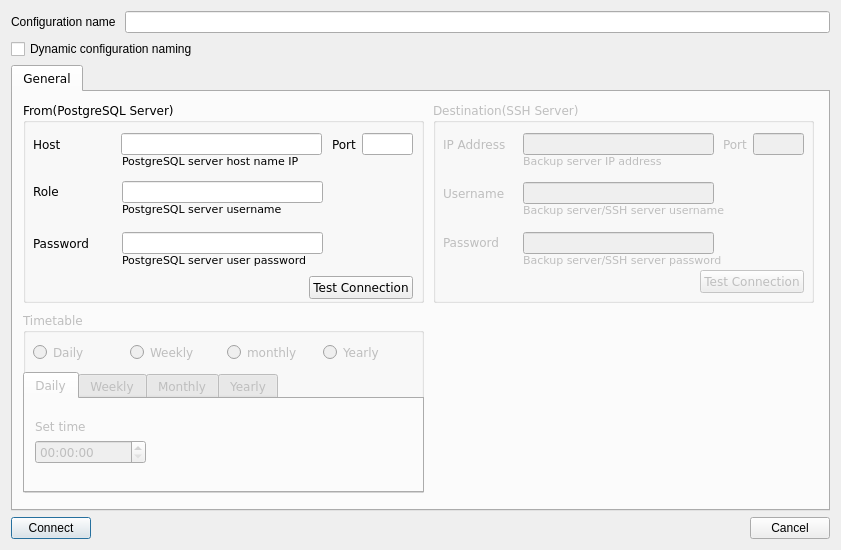
<?xml version="1.0" encoding="UTF-8"?>
<ui version="4.0">
 <class>postgresqlSettings</class>
 <widget class="QDialog" name="postgresqlSettings">
  <property name="geometry">
   <rect>
    <x>0</x>
    <y>0</y>
    <width>841</width>
    <height>550</height>
   </rect>
  </property>
  <property name="windowTitle">
   <string>PostgreSQL Server Connection Settings</string>
  </property>
  <property name="modal">
   <bool>true</bool>
  </property>
  <layout class="QVBoxLayout" name="verticalLayout">
   <item>
    <layout class="QHBoxLayout" name="horizontalLayout">
     <item>
      <widget class="QLabel" name="label">
       <property name="text">
        <string>Configuration name </string>
       </property>
      </widget>
     </item>
     <item>
      <widget class="QLineEdit" name="postgre_configuration_name"/>
     </item>
    </layout>
   </item>
   <item>
    <widget class="QCheckBox" name="postgre_dynamic_configNaming">
     <property name="text">
      <string>Dynamic configuration naming</string>
     </property>
    </widget>
   </item>
   <item>
    <widget class="QTabWidget" name="tabWidget">
     <property name="font">
      <font>
       <family>DejaVu Sans</family>
      </font>
     </property>
     <property name="autoFillBackground">
      <bool>true</bool>
     </property>
     <property name="currentIndex">
      <number>0</number>
     </property>
     <widget class="QWidget" name="tab">
      <attribute name="title">
       <string>General</string>
      </attribute>
      <widget class="QGroupBox" name="groupBox">
       <property name="geometry">
        <rect>
         <x>10</x>
         <y>10</y>
         <width>401</width>
         <height>201</height>
        </rect>
       </property>
       <property name="title">
        <string>From(PostgreSQL Server)</string>
       </property>
       <widget class="QLabel" name="label_8">
        <property name="geometry">
         <rect>
          <x>309</x>
          <y>34</y>
          <width>31</width>
          <height>16</height>
         </rect>
        </property>
        <property name="text">
         <string>Port</string>
        </property>
       </widget>
       <widget class="QWidget" name="layoutWidget">
        <property name="geometry">
         <rect>
          <x>10</x>
          <y>80</y>
          <width>81</width>
          <height>19</height>
         </rect>
        </property>
        <layout class="QHBoxLayout" name="horizontalLayout_2">
         <item>
          <widget class="QLabel" name="label_3">
           <property name="text">
            <string>Role</string>
           </property>
          </widget>
         </item>
         <item>
          <spacer name="horizontalSpacer_2">
           <property name="orientation">
            <enum>Qt::Horizontal</enum>
           </property>
           <property name="sizeHint" stdset="0">
            <size>
             <width>35</width>
             <height>17</height>
            </size>
           </property>
          </spacer>
         </item>
        </layout>
       </widget>
       <widget class="QLabel" name="label_5">
        <property name="geometry">
         <rect>
          <x>99</x>
          <y>49</y>
          <width>201</width>
          <height>20</height>
         </rect>
        </property>
        <property name="font">
         <font>
          <pointsize>8</pointsize>
         </font>
        </property>
        <property name="text">
         <string>PostgreSQL server host name IP</string>
        </property>
       </widget>
       <widget class="QLabel" name="label_6">
        <property name="geometry">
         <rect>
          <x>99</x>
          <y>97</y>
          <width>201</width>
          <height>20</height>
         </rect>
        </property>
        <property name="font">
         <font>
          <pointsize>8</pointsize>
         </font>
        </property>
        <property name="text">
         <string>PostgreSQL server username</string>
        </property>
       </widget>
       <widget class="QWidget" name="layoutWidget_2">
        <property name="geometry">
         <rect>
          <x>10</x>
          <y>31</y>
          <width>61</width>
          <height>22</height>
         </rect>
        </property>
        <layout class="QHBoxLayout" name="horizontalLayout_3">
         <item>
          <widget class="QLabel" name="label_2">
           <property name="text">
            <string>Host</string>
           </property>
          </widget>
         </item>
         <item>
          <spacer name="horizontalSpacer">
           <property name="orientation">
            <enum>Qt::Horizontal</enum>
           </property>
           <property name="sizeHint" stdset="0">
            <size>
             <width>68</width>
             <height>20</height>
            </size>
           </property>
          </spacer>
         </item>
        </layout>
       </widget>
       <widget class="QWidget" name="layoutWidget_3">
        <property name="geometry">
         <rect>
          <x>10</x>
          <y>130</y>
          <width>81</width>
          <height>22</height>
         </rect>
        </property>
        <layout class="QHBoxLayout" name="horizontalLayout_4">
         <item>
          <widget class="QLabel" name="label_4">
           <property name="text">
            <string>Password</string>
           </property>
          </widget>
         </item>
         <item>
          <spacer name="horizontalSpacer_3">
           <property name="orientation">
            <enum>Qt::Horizontal</enum>
           </property>
           <property name="sizeHint" stdset="0">
            <size>
             <width>40</width>
             <height>20</height>
            </size>
           </property>
          </spacer>
         </item>
        </layout>
       </widget>
       <widget class="QLineEdit" name="postgre_host">
        <property name="geometry">
         <rect>
          <x>98</x>
          <y>31</y>
          <width>201</width>
          <height>22</height>
         </rect>
        </property>
       </widget>
       <widget class="QLineEdit" name="postgre_port">
        <property name="geometry">
         <rect>
          <x>339</x>
          <y>31</y>
          <width>51</width>
          <height>22</height>
         </rect>
        </property>
       </widget>
       <widget class="QLineEdit" name="postgre_username">
        <property name="geometry">
         <rect>
          <x>99</x>
          <y>79</y>
          <width>201</width>
          <height>22</height>
         </rect>
        </property>
       </widget>
       <widget class="QLabel" name="label_7">
        <property name="geometry">
         <rect>
          <x>99</x>
          <y>150</y>
          <width>211</width>
          <height>16</height>
         </rect>
        </property>
        <property name="font">
         <font>
          <pointsize>8</pointsize>
         </font>
        </property>
        <property name="text">
         <string>PostgreSQL server user password</string>
        </property>
       </widget>
       <widget class="QLineEdit" name="postgre_password">
        <property name="geometry">
         <rect>
          <x>99</x>
          <y>130</y>
          <width>201</width>
          <height>22</height>
         </rect>
        </property>
       </widget>
       <widget class="QWidget" name="layoutWidget_4">
        <property name="geometry">
         <rect>
          <x>9</x>
          <y>169</y>
          <width>381</width>
          <height>33</height>
         </rect>
        </property>
        <layout class="QHBoxLayout" name="horizontalLayout_5">
         <item>
          <spacer name="horizontalSpacer_4">
           <property name="orientation">
            <enum>Qt::Horizontal</enum>
           </property>
           <property name="sizeHint" stdset="0">
            <size>
             <width>198</width>
             <height>20</height>
            </size>
           </property>
          </spacer>
         </item>
         <item>
          <widget class="QPushButton" name="postgre_test_connection_btn">
           <property name="text">
            <string>Test Connection</string>
           </property>
          </widget>
         </item>
        </layout>
       </widget>
      </widget>
      <widget class="QGroupBox" name="postgre_destination_settings">
       <property name="enabled">
        <bool>false</bool>
       </property>
       <property name="geometry">
        <rect>
         <x>420</x>
         <y>10</y>
         <width>381</width>
         <height>201</height>
        </rect>
       </property>
       <property name="title">
        <string>Destination(SSH Server)</string>
       </property>
       <widget class="QLabel" name="label_10">
        <property name="geometry">
         <rect>
          <x>290</x>
          <y>34</y>
          <width>31</width>
          <height>16</height>
         </rect>
        </property>
        <property name="text">
         <string>Port</string>
        </property>
       </widget>
       <widget class="QLineEdit" name="postgre_backup_ip">
        <property name="geometry">
         <rect>
          <x>90</x>
          <y>31</y>
          <width>191</width>
          <height>22</height>
         </rect>
        </property>
       </widget>
       <widget class="QWidget" name="layoutWidget_6">
        <property name="geometry">
         <rect>
          <x>10</x>
          <y>31</y>
          <width>81</width>
          <height>22</height>
         </rect>
        </property>
        <layout class="QHBoxLayout" name="horizontalLayout_8">
         <item>
          <widget class="QLabel" name="label_13">
           <property name="text">
            <string>IP Address</string>
           </property>
          </widget>
         </item>
         <item>
          <spacer name="horizontalSpacer_7">
           <property name="orientation">
            <enum>Qt::Horizontal</enum>
           </property>
           <property name="sizeHint" stdset="0">
            <size>
             <width>68</width>
             <height>20</height>
            </size>
           </property>
          </spacer>
         </item>
        </layout>
       </widget>
       <widget class="QLineEdit" name="mysql_port_2">
        <property name="geometry">
         <rect>
          <x>320</x>
          <y>31</y>
          <width>51</width>
          <height>22</height>
         </rect>
        </property>
       </widget>
       <widget class="QLabel" name="label_14">
        <property name="geometry">
         <rect>
          <x>90</x>
          <y>49</y>
          <width>180</width>
          <height>20</height>
         </rect>
        </property>
        <property name="font">
         <font>
          <pointsize>8</pointsize>
         </font>
        </property>
        <property name="text">
         <string>Backup server IP address</string>
        </property>
       </widget>
       <widget class="QWidget" name="layoutWidget_7">
        <property name="geometry">
         <rect>
          <x>10</x>
          <y>168</y>
          <width>361</width>
          <height>24</height>
         </rect>
        </property>
        <layout class="QHBoxLayout" name="horizontalLayout_9">
         <item>
          <spacer name="horizontalSpacer_8">
           <property name="orientation">
            <enum>Qt::Horizontal</enum>
           </property>
           <property name="sizeHint" stdset="0">
            <size>
             <width>198</width>
             <height>20</height>
            </size>
           </property>
          </spacer>
         </item>
         <item>
          <widget class="QPushButton" name="postgre_backup_test_btn">
           <property name="text">
            <string>Test Connection</string>
           </property>
          </widget>
         </item>
        </layout>
       </widget>
       <widget class="QLabel" name="label_9">
        <property name="geometry">
         <rect>
          <x>10</x>
          <y>83</y>
          <width>71</width>
          <height>16</height>
         </rect>
        </property>
        <property name="text">
         <string>Username</string>
        </property>
       </widget>
       <widget class="QLabel" name="label_11">
        <property name="geometry">
         <rect>
          <x>10</x>
          <y>132</y>
          <width>71</width>
          <height>16</height>
         </rect>
        </property>
        <property name="text">
         <string>Password</string>
        </property>
       </widget>
       <widget class="QLineEdit" name="postgre_backup_username">
        <property name="geometry">
         <rect>
          <x>90</x>
          <y>80</y>
          <width>191</width>
          <height>22</height>
         </rect>
        </property>
       </widget>
       <widget class="QLineEdit" name="postgre_backup_password">
        <property name="geometry">
         <rect>
          <x>90</x>
          <y>130</y>
          <width>191</width>
          <height>22</height>
         </rect>
        </property>
       </widget>
       <widget class="QLabel" name="label_12">
        <property name="geometry">
         <rect>
          <x>90</x>
          <y>100</y>
          <width>231</width>
          <height>16</height>
         </rect>
        </property>
        <property name="font">
         <font>
          <pointsize>8</pointsize>
         </font>
        </property>
        <property name="text">
         <string>Backup server/SSH server username</string>
        </property>
       </widget>
       <widget class="QLabel" name="label_15">
        <property name="geometry">
         <rect>
          <x>90</x>
          <y>150</y>
          <width>221</width>
          <height>16</height>
         </rect>
        </property>
        <property name="font">
         <font>
          <pointsize>8</pointsize>
         </font>
        </property>
        <property name="text">
         <string>Backup server/SSH server password</string>
        </property>
       </widget>
      </widget>
      <widget class="QGroupBox" name="postgre_timetable">
       <property name="enabled">
        <bool>false</bool>
       </property>
       <property name="geometry">
        <rect>
         <x>10</x>
         <y>220</y>
         <width>401</width>
         <height>181</height>
        </rect>
       </property>
       <property name="title">
        <string>Timetable</string>
       </property>
       <widget class="QTabWidget" name="postgre_timetable_tabwidget">
        <property name="enabled">
         <bool>false</bool>
        </property>
        <property name="geometry">
         <rect>
          <x>0</x>
          <y>60</y>
          <width>401</width>
          <height>121</height>
         </rect>
        </property>
        <property name="currentIndex">
         <number>0</number>
        </property>
        <widget class="QWidget" name="tab_6">
         <attribute name="title">
          <string>Daily</string>
         </attribute>
         <widget class="QWidget" name="layoutWidget_12">
          <property name="geometry">
           <rect>
            <x>10</x>
            <y>20</y>
            <width>111</width>
            <height>45</height>
           </rect>
          </property>
          <layout class="QVBoxLayout" name="verticalLayout_11">
           <item>
            <widget class="QLabel" name="label_21">
             <property name="text">
              <string>Set time</string>
             </property>
            </widget>
           </item>
           <item>
            <widget class="QTimeEdit" name="timeEdit_5"/>
           </item>
          </layout>
         </widget>
        </widget>
        <widget class="QWidget" name="tab_7">
         <attribute name="title">
          <string>Weekly</string>
         </attribute>
         <widget class="QWidget" name="layoutWidget_13">
          <property name="geometry">
           <rect>
            <x>10</x>
            <y>20</y>
            <width>291</width>
            <height>47</height>
           </rect>
          </property>
          <layout class="QHBoxLayout" name="horizontalLayout_13">
           <item>
            <layout class="QVBoxLayout" name="verticalLayout_12">
             <item>
              <widget class="QLabel" name="label_22">
               <property name="text">
                <string>Select day</string>
               </property>
              </widget>
             </item>
             <item>
              <widget class="QComboBox" name="comboBox_5">
               <item>
                <property name="text">
                 <string>Понедельник</string>
                </property>
               </item>
               <item>
                <property name="text">
                 <string>Вторник</string>
                </property>
               </item>
               <item>
                <property name="text">
                 <string>Среда</string>
                </property>
               </item>
               <item>
                <property name="text">
                 <string>Четверг</string>
                </property>
               </item>
               <item>
                <property name="text">
                 <string>Пятница</string>
                </property>
               </item>
               <item>
                <property name="text">
                 <string>Суббота</string>
                </property>
               </item>
               <item>
                <property name="text">
                 <string>Воскресенье</string>
                </property>
               </item>
               <item>
                <property name="text">
                 <string/>
                </property>
               </item>
              </widget>
             </item>
            </layout>
           </item>
           <item>
            <layout class="QVBoxLayout" name="verticalLayout_13">
             <item>
              <widget class="QLabel" name="label_23">
               <property name="text">
                <string>Set time</string>
               </property>
              </widget>
             </item>
             <item>
              <widget class="QTimeEdit" name="timeEdit_6"/>
             </item>
            </layout>
           </item>
          </layout>
         </widget>
        </widget>
        <widget class="QWidget" name="tab_8">
         <attribute name="title">
          <string>Monthly</string>
         </attribute>
         <widget class="QWidget" name="layoutWidget_14">
          <property name="geometry">
           <rect>
            <x>10</x>
            <y>20</y>
            <width>381</width>
            <height>47</height>
           </rect>
          </property>
          <layout class="QHBoxLayout" name="horizontalLayout_14">
           <item>
            <layout class="QVBoxLayout" name="verticalLayout_14">
             <item>
              <widget class="QLabel" name="label_24">
               <property name="text">
                <string>Select week</string>
               </property>
              </widget>
             </item>
             <item>
              <widget class="QComboBox" name="comboBox_7">
               <item>
                <property name="text">
                 <string>первая неделя</string>
                </property>
               </item>
               <item>
                <property name="text">
                 <string>вторая неделя</string>
                </property>
               </item>
               <item>
                <property name="text">
                 <string>третья неделя</string>
                </property>
               </item>
               <item>
                <property name="text">
                 <string>четвертая неделя</string>
                </property>
               </item>
              </widget>
             </item>
            </layout>
           </item>
           <item>
            <layout class="QVBoxLayout" name="verticalLayout_15">
             <item>
              <widget class="QLabel" name="label_25">
               <property name="text">
                <string>Select day</string>
               </property>
              </widget>
             </item>
             <item>
              <widget class="QComboBox" name="comboBox_8">
               <item>
                <property name="text">
                 <string>Понедельник</string>
                </property>
               </item>
               <item>
                <property name="text">
                 <string>Вторник</string>
                </property>
               </item>
               <item>
                <property name="text">
                 <string>Среда</string>
                </property>
               </item>
               <item>
                <property name="text">
                 <string>Четверг</string>
                </property>
               </item>
               <item>
                <property name="text">
                 <string>Пятница</string>
                </property>
               </item>
               <item>
                <property name="text">
                 <string>Суббота</string>
                </property>
               </item>
               <item>
                <property name="text">
                 <string>Воскресенье</string>
                </property>
               </item>
               <item>
                <property name="text">
                 <string/>
                </property>
               </item>
              </widget>
             </item>
            </layout>
           </item>
           <item>
            <layout class="QVBoxLayout" name="verticalLayout_16">
             <item>
              <widget class="QLabel" name="label_26">
               <property name="text">
                <string>Set time</string>
               </property>
              </widget>
             </item>
             <item>
              <widget class="QTimeEdit" name="timeEdit_7"/>
             </item>
            </layout>
           </item>
          </layout>
         </widget>
        </widget>
        <widget class="QWidget" name="tab_9">
         <attribute name="title">
          <string>Yearly</string>
         </attribute>
         <widget class="QWidget" name="layoutWidget_15">
          <property name="geometry">
           <rect>
            <x>10</x>
            <y>20</y>
            <width>381</width>
            <height>47</height>
           </rect>
          </property>
          <layout class="QHBoxLayout" name="horizontalLayout_15">
           <item>
            <layout class="QVBoxLayout" name="verticalLayout_17">
             <item>
              <widget class="QLabel" name="label_27">
               <property name="text">
                <string>Select month</string>
               </property>
              </widget>
             </item>
             <item>
              <widget class="QComboBox" name="comboBox_9">
               <item>
                <property name="text">
                 <string>Январь</string>
                </property>
               </item>
               <item>
                <property name="text">
                 <string>Февраль</string>
                </property>
               </item>
               <item>
                <property name="text">
                 <string>Март</string>
                </property>
               </item>
               <item>
                <property name="text">
                 <string>апрель</string>
                </property>
               </item>
               <item>
                <property name="text">
                 <string>май</string>
                </property>
               </item>
               <item>
                <property name="text">
                 <string>Июнь</string>
                </property>
               </item>
               <item>
                <property name="text">
                 <string>Июль</string>
                </property>
               </item>
               <item>
                <property name="text">
                 <string>Август</string>
                </property>
               </item>
               <item>
                <property name="text">
                 <string>сентябрь</string>
                </property>
               </item>
               <item>
                <property name="text">
                 <string>Октябрь</string>
                </property>
               </item>
               <item>
                <property name="text">
                 <string>Ноябрь</string>
                </property>
               </item>
               <item>
                <property name="text">
                 <string>Декабрь</string>
                </property>
               </item>
              </widget>
             </item>
            </layout>
           </item>
           <item>
            <layout class="QVBoxLayout" name="verticalLayout_18">
             <item>
              <widget class="QLabel" name="label_28">
               <property name="text">
                <string>Select day</string>
               </property>
              </widget>
             </item>
             <item>
              <widget class="QComboBox" name="comboBox_10">
               <item>
                <property name="text">
                 <string>Понедельник</string>
                </property>
               </item>
               <item>
                <property name="text">
                 <string>Вторник</string>
                </property>
               </item>
               <item>
                <property name="text">
                 <string>Среда</string>
                </property>
               </item>
               <item>
                <property name="text">
                 <string>Четверг</string>
                </property>
               </item>
               <item>
                <property name="text">
                 <string>Пятница</string>
                </property>
               </item>
               <item>
                <property name="text">
                 <string>Суббота</string>
                </property>
               </item>
               <item>
                <property name="text">
                 <string>Воскресенье</string>
                </property>
               </item>
               <item>
                <property name="text">
                 <string/>
                </property>
               </item>
              </widget>
             </item>
            </layout>
           </item>
           <item>
            <layout class="QVBoxLayout" name="verticalLayout_19">
             <item>
              <widget class="QLabel" name="label_29">
               <property name="text">
                <string>Set time</string>
               </property>
              </widget>
             </item>
             <item>
              <widget class="QTimeEdit" name="timeEdit_8"/>
             </item>
            </layout>
           </item>
          </layout>
         </widget>
        </widget>
       </widget>
       <widget class="QWidget" name="layoutWidget_16">
        <property name="geometry">
         <rect>
          <x>10</x>
          <y>30</y>
          <width>381</width>
          <height>22</height>
         </rect>
        </property>
        <layout class="QHBoxLayout" name="horizontalLayout_16">
         <item>
          <widget class="QRadioButton" name="radioButton_6">
           <property name="text">
            <string>Daily</string>
           </property>
          </widget>
         </item>
         <item>
          <widget class="QRadioButton" name="radioButton_7">
           <property name="text">
            <string>Weekly</string>
           </property>
          </widget>
         </item>
         <item>
          <widget class="QRadioButton" name="radioButton_8">
           <property name="text">
            <string>monthly</string>
           </property>
          </widget>
         </item>
         <item>
          <widget class="QRadioButton" name="radioButton_9">
           <property name="text">
            <string>Yearly</string>
           </property>
          </widget>
         </item>
        </layout>
       </widget>
      </widget>
     </widget>
    </widget>
   </item>
   <item>
    <layout class="QHBoxLayout" name="horizontalLayout_6">
     <item>
      <widget class="QPushButton" name="postgre_ok_btn">
       <property name="enabled">
        <bool>true</bool>
       </property>
       <property name="text">
        <string>Connect</string>
       </property>
       <property name="default">
        <bool>true</bool>
       </property>
      </widget>
     </item>
     <item>
      <spacer name="horizontalSpacer_5">
       <property name="orientation">
        <enum>Qt::Horizontal</enum>
       </property>
       <property name="sizeHint" stdset="0">
        <size>
         <width>298</width>
         <height>20</height>
        </size>
       </property>
      </spacer>
     </item>
     <item>
      <widget class="QPushButton" name="postgre_cancel_btn">
       <property name="text">
        <string>Cancel</string>
       </property>
      </widget>
     </item>
    </layout>
   </item>
  </layout>
 </widget>
 <tabstops>
  <tabstop>postgre_configuration_name</tabstop>
  <tabstop>postgre_dynamic_configNaming</tabstop>
  <tabstop>tabWidget</tabstop>
  <tabstop>postgre_host</tabstop>
  <tabstop>postgre_port</tabstop>
  <tabstop>postgre_username</tabstop>
  <tabstop>postgre_password</tabstop>
  <tabstop>postgre_test_connection_btn</tabstop>
  <tabstop>postgre_backup_ip</tabstop>
  <tabstop>mysql_port_2</tabstop>
  <tabstop>postgre_backup_username</tabstop>
  <tabstop>postgre_backup_password</tabstop>
  <tabstop>postgre_backup_test_btn</tabstop>
  <tabstop>radioButton_6</tabstop>
  <tabstop>radioButton_7</tabstop>
  <tabstop>radioButton_8</tabstop>
  <tabstop>radioButton_9</tabstop>
  <tabstop>postgre_timetable_tabwidget</tabstop>
  <tabstop>timeEdit_5</tabstop>
  <tabstop>comboBox_5</tabstop>
  <tabstop>timeEdit_6</tabstop>
  <tabstop>comboBox_7</tabstop>
  <tabstop>comboBox_8</tabstop>
  <tabstop>timeEdit_7</tabstop>
  <tabstop>comboBox_9</tabstop>
  <tabstop>comboBox_10</tabstop>
  <tabstop>timeEdit_8</tabstop>
  <tabstop>postgre_ok_btn</tabstop>
  <tabstop>postgre_cancel_btn</tabstop>
 </tabstops>
 <resources/>
 <connections/>
</ui>
